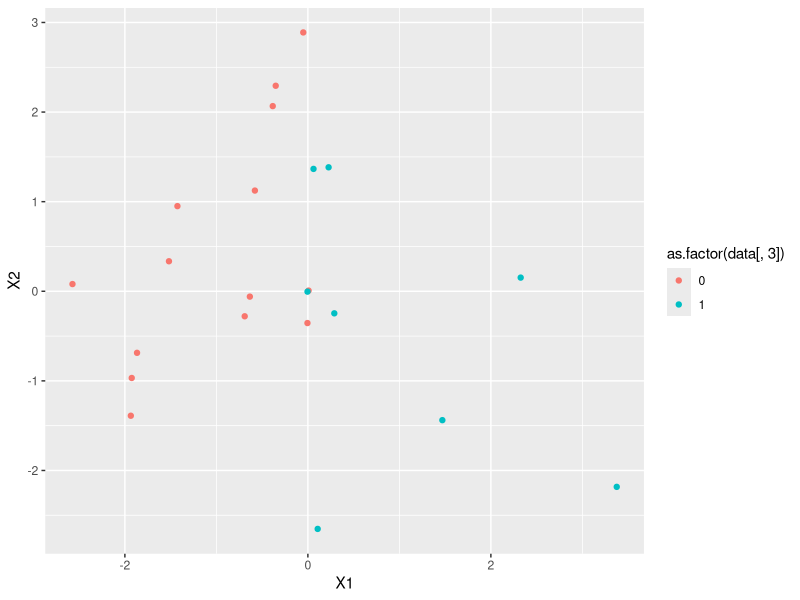
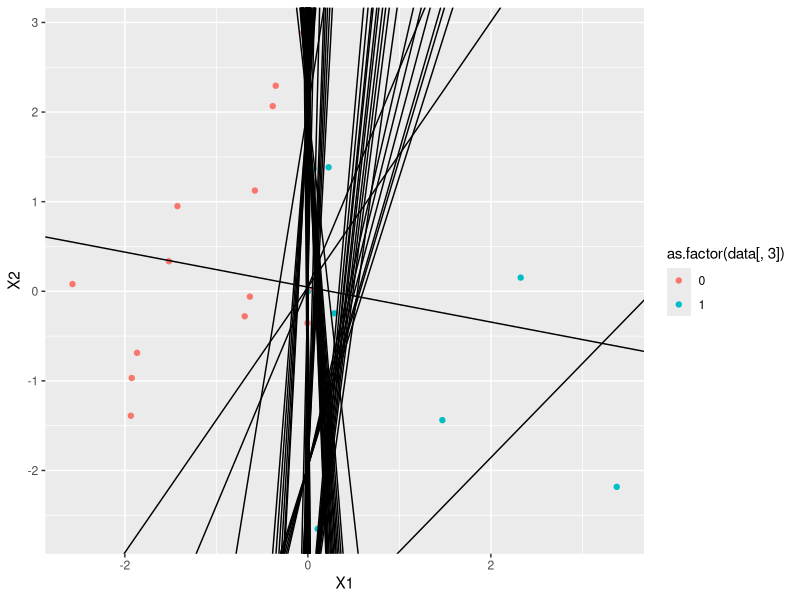
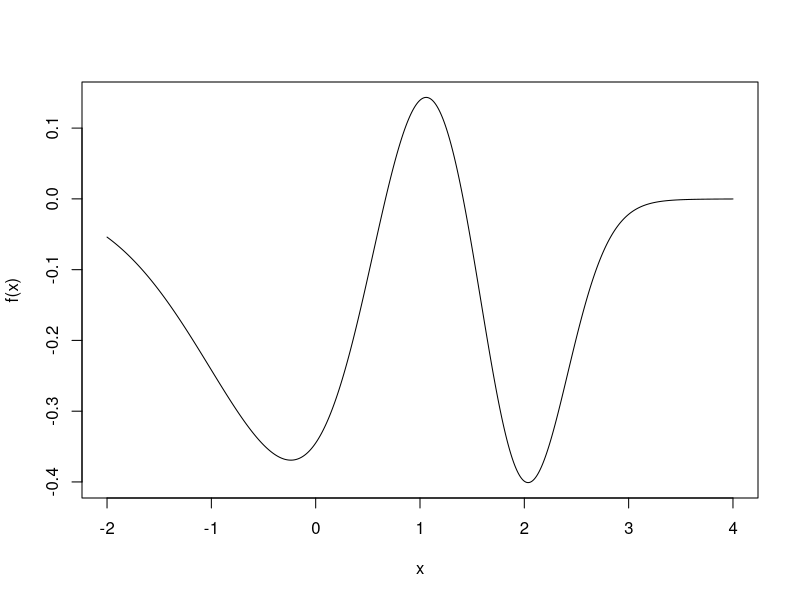
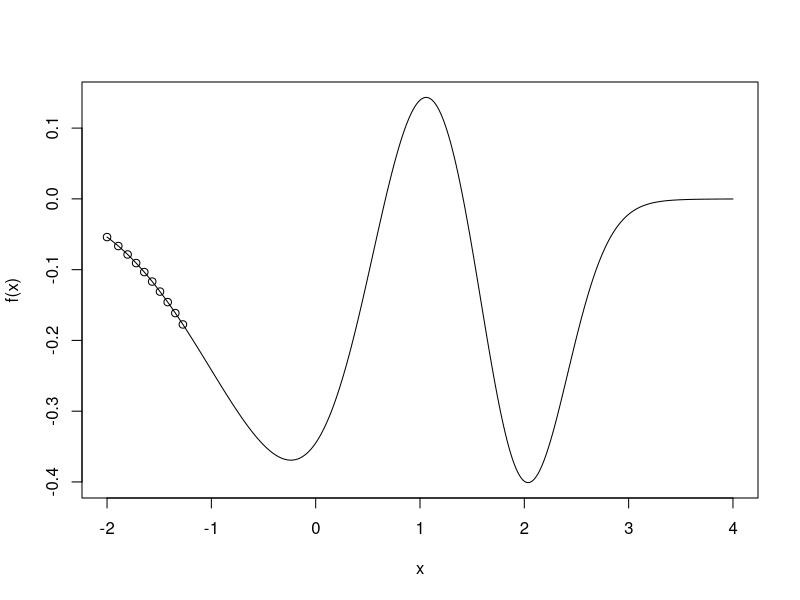
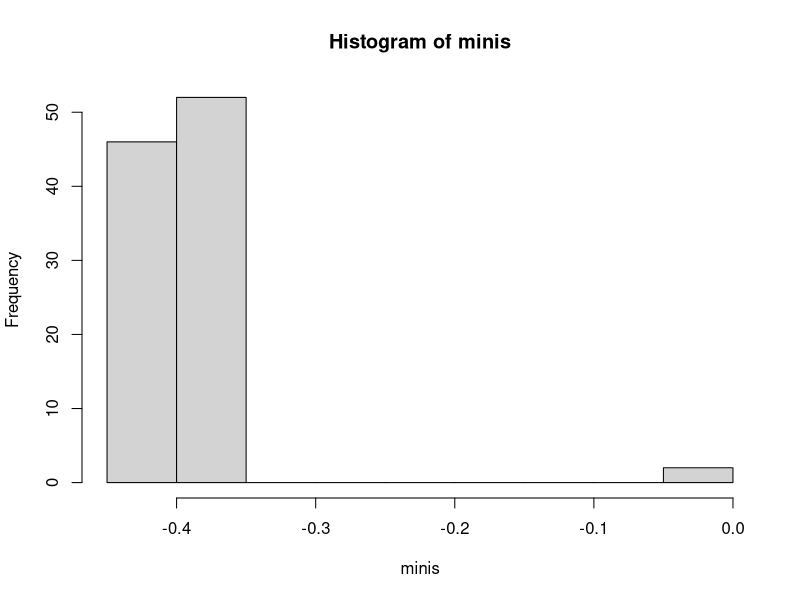

The R source for these figures, in order:
## ---- chunk 1
knitr::opts_chunk$set(echo = TRUE)
## ---- chunk 2
library(MASS)
library(ggplot2)
data = mvrnorm(20, c(0, 0), matrix(c(2, 0, 0, 2), 2, 2))
minpos = min(data[,1][which(data[,1] > 0)])
maxneg = max(data[,1][which(data[,1] < 0)])
data = rbind(data.frame(data, data[,1] > 0), c(rep(runif(1, 0, minpos), 2), FALSE),
	c(rep(runif(1, maxneg, 0), 2), TRUE))
v = as.matrix(runif(3, 0, 1))
x.data = cbind(rep(1, dim(data)[1]), as.matrix(data[,1:2]))
y.data = as.matrix((data[,3] - 0.5) * 2)	
y.est = ((x.data %*% v > 0) - 0.5) * 2
v.data = as.matrix(v)
cnt = 1
while(any(y.est != y.data)){
	v = v + t(x.data) %*% (y.data - y.est)
	y.est = ((x.data %*% v > 0) - 0.5) * 2
	v.data = cbind(v.data, v)
	cnt = cnt + 1
	if(cnt == 100){break}}
graph = ggplot(data, mapping = aes(x = X1, y = X2, 
	color = as.factor(data[,3]))) + geom_point()
graph.points = graph
for(i in 1:dim(v.data)[2]){
	graph = graph + geom_abline(intercept = v.data[1, i], 
		slope = -v.data[2, i] / v.data[3, i])}
plot(graph.points)
plot(graph)
## ---- chunk 3
f = function(x){-dnorm(x, 0, 1) + 0.5 * dnorm(x, 1, 0.5) - 0.4 * dnorm(x, 2, 0.4)}
x = seq(-2, 4, length.out = 500)
graph = spline(x, f(x), n = 1000)
plot(graph, type = 'l', xlab = 'x', ylab = 'f(x)')
## ---- chunk 4
f.prime = function(x, delta = 0.001){(f(x + delta) - f(x - delta)) / (2 * delta)}
print(f.prime(-2))
## ---- chunk 5
gred.des = function(x1, epsilon = 0.001, which.n = '1/sqrt(n)'){
	n = 1
	x.data = c(x1)
	while(n == 1 || abs(x1 - pre) > epsilon){
		pre = x1
		x1 = ifelse(which.n == '1/sqrt(n)', 
			x1 - f.prime(x1) / sqrt(n), 
			x1 - f.prime(x1) / n)
		x.data = c(x.data, x1)
		n = n + 1
	}
	return(list(n, x.data, x1, f(x1)))
}
## ---- chunk 6
result = gred.des(-2, epsilon = 0.001, which.n = '1/sqrt(n)')
print(result[1][[1]]) # Iteration times
print(result[2][[1]]) # All x_i
print(result[3][[1]]) # Final x_n
print(result[4][[1]]) # Minimum of f(x)
## ---- chunk 7
x = seq(-2, 4, length.out = 500)
graph = spline(x, f(x), n = 1000)
plot(graph, type = 'l', xlab = 'x', ylab = 'f(x)')
x.1_10 = result[2][[1]][1:10]
points(x.1_10, f(x.1_10))
## ---- chunk 8
xs = runif(100, -2, 4)
gred.des2 = function(x1, epsilon = 0.001, which.n = '1/sqrt(n)'){
	n = 1
	x.data = c(x1)
	while(n == 1 || abs(x1 - pre) > epsilon){
		pre = x1
		x1 = ifelse(which.n == '1/sqrt(n)', 
			x1 - f.prime(x1) / sqrt(n), 
			x1 - f.prime(x1) / n)
		x.data = c(x.data, x1)
		n = n + 1
	}
	return(f(x1))
}
minis = sapply(xs, gred.des2)
hist(minis)
## ---- chunk 9
print(min(minis))
